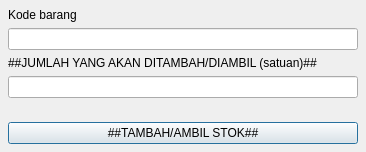
<?xml version="1.0" encoding="UTF-8"?>
<ui version="4.0">
 <class>DialogStokBarang</class>
 <widget class="QDialog" name="DialogStokBarang">
  <property name="geometry">
   <rect>
    <x>0</x>
    <y>0</y>
    <width>366</width>
    <height>152</height>
   </rect>
  </property>
  <property name="windowTitle">
   <string>#</string>
  </property>
  <property name="modal">
   <bool>true</bool>
  </property>
  <layout class="QVBoxLayout" name="verticalLayout">
   <property name="leftMargin">
    <number>8</number>
   </property>
   <property name="topMargin">
    <number>8</number>
   </property>
   <property name="rightMargin">
    <number>8</number>
   </property>
   <property name="bottomMargin">
    <number>8</number>
   </property>
   <item>
    <widget class="QLabel" name="label">
     <property name="text">
      <string>&lt;html&gt;&lt;head/&gt;&lt;body&gt;&lt;p&gt;Kode barang&lt;/p&gt;&lt;/body&gt;&lt;/html&gt;</string>
     </property>
    </widget>
   </item>
   <item>
    <widget class="QLineEdit" name="txtKode"/>
   </item>
   <item>
    <widget class="QLabel" name="lblJumlah">
     <property name="text">
      <string>##JUMLAH YANG AKAN DITAMBAH/DIAMBIL (satuan)##</string>
     </property>
    </widget>
   </item>
   <item>
    <widget class="QLineEdit" name="txtJumlah"/>
   </item>
   <item>
    <spacer name="verticalSpacer">
     <property name="orientation">
      <enum>Qt::Vertical</enum>
     </property>
     <property name="sizeType">
      <enum>QSizePolicy::MinimumExpanding</enum>
     </property>
     <property name="sizeHint" stdset="0">
      <size>
       <width>20</width>
       <height>12</height>
      </size>
     </property>
    </spacer>
   </item>
   <item>
    <widget class="QPushButton" name="btnLanjut">
     <property name="text">
      <string>##TAMBAH/AMBIL STOK##</string>
     </property>
     <property name="default">
      <bool>true</bool>
     </property>
    </widget>
   </item>
  </layout>
 </widget>
 <resources/>
 <connections/>
</ui>
